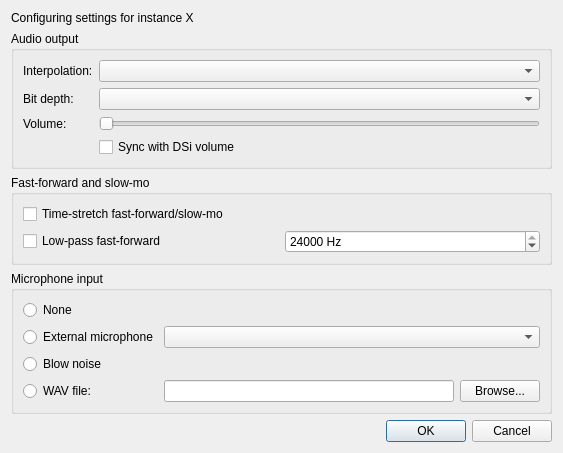
<?xml version="1.0" encoding="UTF-8"?>
<ui version="4.0">
 <class>AudioSettingsDialog</class>
 <widget class="QDialog" name="AudioSettingsDialog">
  <property name="geometry">
   <rect>
    <x>0</x>
    <y>0</y>
    <width>482</width>
    <height>301</height>
   </rect>
  </property>
  <property name="sizePolicy">
   <sizepolicy hsizetype="Fixed" vsizetype="Fixed">
    <horstretch>0</horstretch>
    <verstretch>0</verstretch>
   </sizepolicy>
  </property>
  <property name="windowTitle">
   <string>Audio settings - melonDS</string>
  </property>
  <layout class="QVBoxLayout" name="verticalLayout">
   <property name="sizeConstraint">
    <enum>QLayout::SetFixedSize</enum>
   </property>
   <item>
    <widget class="QLabel" name="lblInstanceNum">
     <property name="text">
      <string>Configuring settings for instance X</string>
     </property>
    </widget>
   </item>
   <item>
    <widget class="QGroupBox" name="groupBox">
     <property name="title">
      <string>Audio output</string>
     </property>
     <layout class="QGridLayout" name="gridLayout_2">
      <item row="2" column="0">
       <widget class="QLabel" name="label">
        <property name="text">
         <string>Volume:</string>
        </property>
       </widget>
      </item>
      <item row="2" column="1">
       <widget class="QSlider" name="slVolume">
        <property name="whatsThis">
         <string>&lt;html&gt;&lt;head/&gt;&lt;body&gt;&lt;p&gt;Controls the volume of the audio output.&lt;/p&gt;&lt;/body&gt;&lt;/html&gt;</string>
        </property>
        <property name="maximum">
         <number>256</number>
        </property>
        <property name="pageStep">
         <number>16</number>
        </property>
        <property name="orientation">
         <enum>Qt::Horizontal</enum>
        </property>
       </widget>
      </item>
      <item row="3" column="1">
        <widget class="QCheckBox" name="chkSyncDSiVolume">
         <property name="whatsThis">
          <string>&lt;html&gt;&lt;head/&gt;&lt;body&gt;&lt;p&gt;Synchronizes the output volume with the DSi hardware volume.&lt;/p&gt;&lt;/body&gt;&lt;/html&gt;</string>
         </property>
         <property name="text">
          <string>Sync with DSi volume</string>
         </property>
        </widget>
      </item>
      <item row="0" column="0">
       <widget class="QLabel" name="label_2">
        <property name="text">
         <string>Interpolation:</string>
        </property>
       </widget>
      </item>
      <item row="0" column="1">
       <widget class="QComboBox" name="cbInterpolation">
        <property name="whatsThis">
         <string>&lt;html&gt;&lt;head/&gt;&lt;body&gt;&lt;p&gt;Applies interpolation to audio samples for better quality. Option &amp;quot;None&amp;quot; is accurate to DS hardware.&lt;/p&gt;&lt;/body&gt;&lt;/html&gt;</string>
        </property>
       </widget>
      </item>
      <item row="1" column="0">
       <widget class="QLabel" name="label_3">
        <property name="text">
         <string>Bit depth:</string>
        </property>
       </widget>
      </item>
      <item row="1" column="1">
       <widget class="QComboBox" name="cbBitDepth">
        <property name="whatsThis">
         <string>&lt;html&gt;&lt;head/&gt;&lt;body&gt;&lt;p&gt;The bit depth of audio playback. If set to &quot;Automatic&quot; this will be 10-bit for DS mode and 16-bit for DSi mode.&lt;/p&gt;&lt;/body&gt;&lt;/html&gt;</string>
        </property>
       </widget>
      </item>
     </layout>
    </widget>
   </item>
   <item>
    <widget class="QGroupBox" name="groupBox_3">
     <property name="title">
      <string>Fast-forward and slow-mo</string>
     </property>
     <layout class="QGridLayout" name="gridLayout_3">
      <item row="0" column="0" colspan="2">
       <widget class="QCheckBox" name="cbSpeedUpTimeStretch">
        <property name="toolTip">
         <string>Time-stretch fast-forward and slow-mo audio so it keeps its pitch instead of being chopped up.</string>
        </property>
        <property name="text">
         <string>Time-stretch fast-forward/slow-mo</string>
        </property>
       </widget>
      </item>
      <item row="1" column="0">
       <widget class="QCheckBox" name="cbSpeedUpLowPass">
        <property name="toolTip">
         <string>Roll the treble off fast-forward audio, which turns harsh when sped up.</string>
        </property>
        <property name="text">
         <string>Low-pass fast-forward</string>
        </property>
       </widget>
      </item>
      <item row="1" column="1">
       <widget class="QSpinBox" name="spinSpeedUpLowPass">
        <property name="toolTip">
         <string>Cutoff for fast-forward audio only. Use the highest value that still sounds good sped up; 24000 Hz is the same as unchecking the box.</string>
        </property>
        <property name="suffix">
         <string> Hz</string>
        </property>
        <property name="minimum">
         <number>1000</number>
        </property>
        <property name="maximum">
         <number>24000</number>
        </property>
        <property name="singleStep">
         <number>500</number>
        </property>
        <property name="value">
         <number>24000</number>
        </property>
       </widget>
      </item>
     </layout>
    </widget>
   </item>
   <item>
    <widget class="QGroupBox" name="groupBox_2">
     <property name="title">
      <string>Microphone input</string>
     </property>
     <layout class="QGridLayout" name="gridLayout">
      <item row="3" column="1">
       <widget class="QPathInput" name="txtMicWavPath">
        <property name="minimumSize">
         <size>
          <width>290</width>
          <height>0</height>
         </size>
        </property>
        <property name="whatsThis">
         <string>&lt;html&gt;&lt;head/&gt;&lt;body&gt;&lt;p&gt;Forward a WAV file to the emulated microphone.&lt;/p&gt;&lt;p&gt;This input mode is activated by holding the microphone hotkey (see Input and Hotkeys).&lt;/p&gt;&lt;/body&gt;&lt;/html&gt;</string>
        </property>
       </widget>
      </item>
      <item row="3" column="0">
       <widget class="QRadioButton" name="rbMicWav">
        <property name="whatsThis">
         <string>&lt;html&gt;&lt;head/&gt;&lt;body&gt;&lt;p&gt;Forward a WAV file to the emulated microphone.&lt;/p&gt;&lt;p&gt;This input mode is activated by holding the microphone hotkey (see Input and Hotkeys).&lt;/p&gt;&lt;/body&gt;&lt;/html&gt;</string>
        </property>
        <property name="text">
         <string>WAV file:</string>
        </property>
       </widget>
      </item>
      <item row="3" column="2">
       <widget class="QPushButton" name="btnMicWavBrowse">
        <property name="text">
         <string>Browse...</string>
        </property>
       </widget>
      </item>
      <item row="1" column="0">
       <widget class="QRadioButton" name="rbMicExternal">
        <property name="whatsThis">
         <string>&lt;html&gt;&lt;head/&gt;&lt;body&gt;&lt;p&gt;Input from an external microphone, if available, will be forwarded to the emulated microphone.&lt;/p&gt;&lt;/body&gt;&lt;/html&gt;</string>
        </property>
        <property name="text">
         <string>External microphone</string>
        </property>
       </widget>
      </item>
      <item row="1" column="1" colspan="2">
        <widget class="QComboBox" name="cbMic">
         <property name="whatsThis"> 
          <string>&lt;html&gt;&lt;head/&gt;&lt;body&gt;&lt;p&gt;The selected microphone to be used.&lt;/p&gt;&lt;/body&gt;&lt;/html&gt;</string>       
         </property>
        </widget>
      </item>
      <item row="2" column="0" colspan="3">
       <widget class="QRadioButton" name="rbMicNoise">
        <property name="whatsThis">
         <string>&lt;html&gt;&lt;head/&gt;&lt;body&gt;&lt;p&gt;Noise will be forwarded to the emulated microphone, simulating blowing into the microphone.&lt;/p&gt;&lt;p&gt;This input mode is activated by holding the microphone hotkey (see Input and Hotkeys).&lt;/p&gt;&lt;/body&gt;&lt;/html&gt;</string>
        </property>
        <property name="text">
         <string>Blow noise</string>
        </property>
       </widget>
      </item>
      <item row="0" column="0" colspan="3">
       <widget class="QRadioButton" name="rbMicNone">
        <property name="whatsThis">
         <string>&lt;html&gt;&lt;head/&gt;&lt;body&gt;&lt;p&gt;No microphone input.&lt;/p&gt;&lt;/body&gt;&lt;/html&gt;</string>
        </property>
        <property name="text">
         <string>None</string>
        </property>
       </widget>
      </item>
     </layout>
    </widget>
   </item>
   <item>
    <widget class="QDialogButtonBox" name="buttonBox">
     <property name="orientation">
      <enum>Qt::Horizontal</enum>
     </property>
     <property name="standardButtons">
      <set>QDialogButtonBox::Cancel|QDialogButtonBox::Ok</set>
     </property>
    </widget>
   </item>
  </layout>
 </widget>
 <customwidgets>
  <customwidget>
   <class>QPathInput</class>
   <extends>QLineEdit</extends>
   <header>QPathInput.h</header>
  </customwidget>
 </customwidgets>
 <tabstops>
  <tabstop>cbInterpolation</tabstop>
  <tabstop>cbBitDepth</tabstop>
  <tabstop>slVolume</tabstop>
  <tabstop>chkSyncDSiVolume</tabstop>
  <tabstop>rbMicNone</tabstop>
  <tabstop>rbMicExternal</tabstop>
  <tabstop>rbMicNoise</tabstop>
  <tabstop>rbMicWav</tabstop>
  <tabstop>txtMicWavPath</tabstop>
  <tabstop>btnMicWavBrowse</tabstop>
 </tabstops>
 <resources/>
 <connections>
  <connection>
   <sender>buttonBox</sender>
   <signal>accepted()</signal>
   <receiver>AudioSettingsDialog</receiver>
   <slot>accept()</slot>
   <hints>
    <hint type="sourcelabel">
     <x>248</x>
     <y>254</y>
    </hint>
    <hint type="destinationlabel">
     <x>157</x>
     <y>274</y>
    </hint>
   </hints>
  </connection>
  <connection>
   <sender>buttonBox</sender>
   <signal>rejected()</signal>
   <receiver>AudioSettingsDialog</receiver>
   <slot>reject()</slot>
   <hints>
    <hint type="sourcelabel">
     <x>316</x>
     <y>260</y>
    </hint>
    <hint type="destinationlabel">
     <x>286</x>
     <y>274</y>
    </hint>
   </hints>
  </connection>
 </connections>
</ui>
